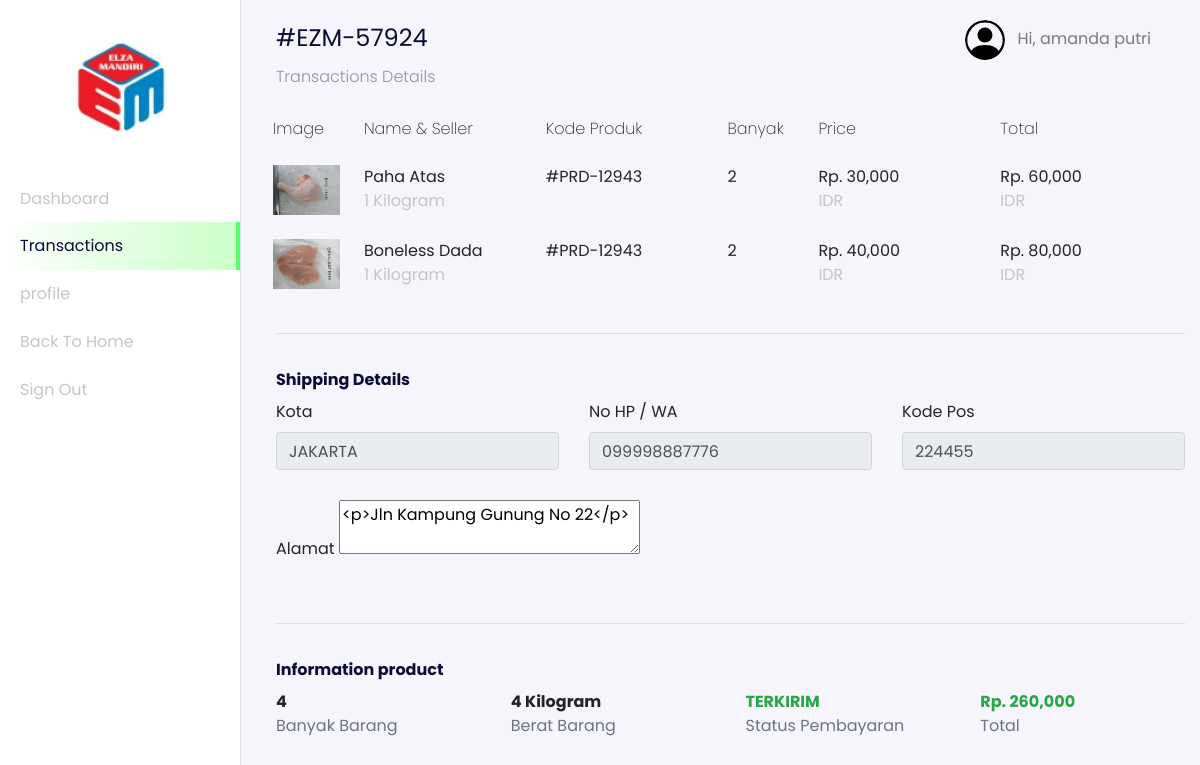
Screenshot of /user/index.php?page=transactions-details&id=1 (signed in) with the database file from the repository.
### tables this page shows
CREATE TABLE `users` (
  `id_user` int NOT NULL,
  `name` varchar(255) NOT NULL,
  `email` varchar(255) NOT NULL,
  `password` varchar(255) NOT NULL,
  `address` text,
  `phone_number` varchar(255) NOT NULL,
  `postal_code` varchar(191) NOT NULL,
  `roles` varchar(255) NOT NULL
);

CREATE TABLE `transactions` (
  `id_transaction` int NOT NULL,
  `user_id` int NOT NULL,
  `total_price` int NOT NULL,
  `city` varchar(255) NOT NULL,
  `rekening_id` int NOT NULL,
  `transaction_status` varchar(255) NOT NULL,
  `weight_total` int NOT NULL,
  `delivered` int NOT NULL,
  `photo_transaction` varchar(255) NOT NULL,
  `code` varchar(255) NOT NULL,
  `receiver` varchar(255) NOT NULL,
  `time_arrived` timestamp NULL DEFAULT NULL,
  `created_at` timestamp NOT NULL DEFAULT CURRENT_TIMESTAMP
);

CREATE TABLE `transactions_details` (
  `id_transaction_detail` int NOT NULL,
  `transaction_id` int NOT NULL,
  `product_id` int NOT NULL,
  `price` int NOT NULL,
  `banyak` int NOT NULL,
  `code_product` varchar(255) NOT NULL
);

CREATE TABLE `products_galleries` (
  `id_gallery` int NOT NULL,
  `photos` varchar(255) NOT NULL,
  `product_id` int NOT NULL
);

CREATE TABLE `products` (
  `id_product` int NOT NULL,
  `product_name` varchar(255) NOT NULL,
  `unit` int NOT NULL,
  `price` varchar(255) NOT NULL,
  `descriptions` text NOT NULL,
  `category_id` int NOT NULL,
  `stock` varchar(255) NOT NULL
);

### config/config.php (called while the page is built, shortened)
<?php
$host = 'localhost';
$user = 'root';
$password = '';
$dbname = 'pajakku';
$conn = mysqli_connect($host, $user, $password, $dbname);
function query($query)
{
    global $conn;
    $result = mysqli_query($conn, $query);
    $rows = [];
    while ($row = mysqli_fetch_assoc($result)) {
        $rows[] = $row;
    }
    return $rows;
}
?>

### user/transaction/dashboard-user-transactions-details.php (the view, shortened to what this page needs)
<?php
$idTransaction = $_GET["id"];
$transaction_details = query("SELECT * FROM transactions_details INNER JOIN transactions ON transactions_details.transaction_id = transactions.id_transaction INNER JOIN products ON transactions_details.product_id = products.id_product WHERE transaction_id = $idTransaction");
?>
  <nav
  class="navbar navbar-expand-lg navbar-light navbar-store fixed-top"
  data-aos="fade-down"
>
  <div class="container-fluid">
    <div class="collpase navbar-collapse" id="navbarResponsive">
      <ul class="navbar-nav d-none d-lg-flex ml-auto">
        <li class="nav-item dropdown">
          <a
            href="#"
            class="nav-link"
            id="navbarDropdown"
            role="button"
            data-toggle="dropdown"
          >
            <img
              src="../assets/images/person-circle.svg"
              alt="profile"
              height="40px"
              class="rounded-circle mr-2 profile-picture"
            />
            <?php
              $id_user = $_SESSION['user'];
              $user = query("SELECT * FROM users WHERE id_user = $id_user")[0];
            ?>
            Hi, <?= $user["name"]; ?>
          </a>
        </li>
      </ul>
    </div>
  </div>
</nav>
  <div class="section-content section-dashboard-home" data-aos="fade-up">
    <div class="container-fluid">
      <div class="dashboard-heading">
      <?php
        $transactionMain = query("SELECT * FROM transactions WHERE id_transaction = $idTransaction")[0];
      ?>
        <h2 class="dashboard-title">#<?= $transactionMain["code"]; ?></h2>
        <p class="dashboard-subtitle">Transactions Details</p>
      </div>
      <div class="dashboard-content store-cart">
        <div class="row" data-aos="fade-up" data-aos-delay="100">
            <div class="col-12 table-responsive">
              <table class="table table-borderless table-cart">
                <thead>
                  <tr>
                    <th>Image</th>
                    <th>Name &amp; Seller</th>
                    <th>Kode Produk</th>
                    <th>Banyak</th>
                    <th>Price</th>
                    <th>Total</th>
                  </tr>
                </thead>
                <tbody>
                <?php
                $banyak = 0;
                ?>
                  <?php foreach ($transaction_details as $t) : ?>
                    <?php
                      $idProduct = $t["product_id"];
                      $gallery = query("SELECT * FROM products_galleries INNER JOIN products ON products_galleries.product_id = products.id_product WHERE products_galleries.product_id = $idProduct");
                      $banyak += $t["banyak"];
                      $total = $t["price"] * $t["banyak"];
                    ?>
                    <tr>
                      <td style="width: 10%;">
                        <img src="../assets/images/<?= $gallery[0]["photos"]; ?>" alt="" class="cart-image w-100">
                      </td>
                      <td style="width: 20%;">
                        <div class=""><?= $t["product_name"]; ?></div>
                        <div class="product-title"><?= $t["unit"] / 1000; ?> Kilogram</div>
                      </td>
                      <td style="width: 20%;">
                        <div class="">#<?= $t["code_product"]; ?></div>
                      </td>
                      <td style="width: 10%;">
                        <div class=""><?= $t["banyak"]; ?></div>
                      </td>
                      <td style="width: 20%;">
                        <div class="">Rp. <?= number_format($t["price"]); ?></div>
                        <div class="product-title">IDR</div>
                      </td>
                      <td style="width: 20%;">
                        <div class="">Rp. <?= number_format($total); ?></div>
                        <div class="product-title">IDR</div>
                      </td>
                    </tr>
                  <?php endforeach;?>
                </tbody>
              </table>
            </div>
        </div>
        <form action="" method="POST">
          <div class="row" data-aos="fade-up" data-aos-delay="150">
            <div class="col-12">
              <hr>
            </div>
            <div class="col-12">
              <h2>
                Shipping Details
              </h2>
            </div>
          </div>
          <div class="row mb-2" data-aos="fade-up" data-aos-delay="200">
            <div class="col-md-4">
              <div class="form-group">
                <label for="city">Kota</label>
                <input type="text" readonly value="<?= $transactionMain["city"]; ?>" class="form-control">
              </div>
            </div>
            <div class="col-md-4">
              <div class="form-group">
                <label for="phone_number">No HP / WA</label>
                <input type="tel" readonly name="phone_number" id="phone_number" class="form-control form-store" value="<?= $user["phone_number"] ?? ''; ?>" required>
              </div>
            </div>
            <div class="col-md-4">
              <div class="form-group">
                <label for="zip_code">Kode Pos</label>
                <input type="number" readonly name="zip_code" id="zip_code" required value="<?= $user["postal_code"] ?? ''; ?>" class="form-control form-store">
              </div>
            </div>
            <div class="col-md-12" id="alamat">
              <div class="form-group">
                <label for="address">Alamat</label>
                <textarea name="address" readonly id="editor"><?= $user["address"] ?? ''; ?></textarea>
              </div>
            </div>
          </div>
          <div class="row" data-aos="fade-up" data-aos-delay="150">
            <div class="col-12">
              <hr>
            </div>
            <div class="col-12">
              <h2 class="mb-2">
                Information product
              </h2>
            </div>
          </div>
          <div class="row justify-content-center mb-5" data-aos="fade-up" data-aos-delay="200">
            <div class="col-4 col-md-3">
              <div class="font-weight-bold"><?= $banyak; ?></div>
              <div class="text-muted">Banyak Barang</div>
            </div>
            <div class="col-4 col-md-3">
              <div class="font-weight-bold"><?= $transactionMain["weight_total"] / 1000; ?> Kilogram</div>
              <div class="text-muted">Berat Barang</div>
            </div>
            <div class="col-4 col-md-3">
              <?php if ($transactionMain["transaction_status"] == 'BELUM KONFIRMASI') : ?>
                <div class="text-danger font-weight-bold"><?= ($transactionMain["transaction_status"]); ?></div>
              <?php else : ?>
                <div class="text-success font-weight-bold"><?= ($transactionMain["transaction_status"]); ?></div>
              <?php endif;?>
              <div class="text-muted">Status Pembayaran</div>
            </div>
            <div class="col-4 col-md-3">
              <div class="text-success font-weight-bold">Rp. <?= number_format($transactionMain["total_price"]); ?></div>
              <div class="text-muted">Total</div>
            </div>
          </div>
        </form>
      </div>
    </div>
  </div>

### rows the page displays
users: name "amanda putri", phone_number "099998887776", zip_code "224455", address "<p>Jln Kampung Gunung No 22</p>"
transactions: code "EZM-57924", city "JAKARTA", $transactionMain['weight_total']/1000 "4", transaction_status "TERKIRIM", total_price "260,000"
transactions_details: products_galleries.photos (picture), product.product_name "Paha Atas", $t['unit']/1000 "1", code_product "PRD-12943", banyak "2", product.price "30,000", total "60,000"
transactions_details: products_galleries.photos (picture), product.product_name "Boneless Dada", $t['unit']/1000 "1", code_product "PRD-12943", banyak "2", product.price "40,000", total "80,000"

### other values shown
$banyak "4"
